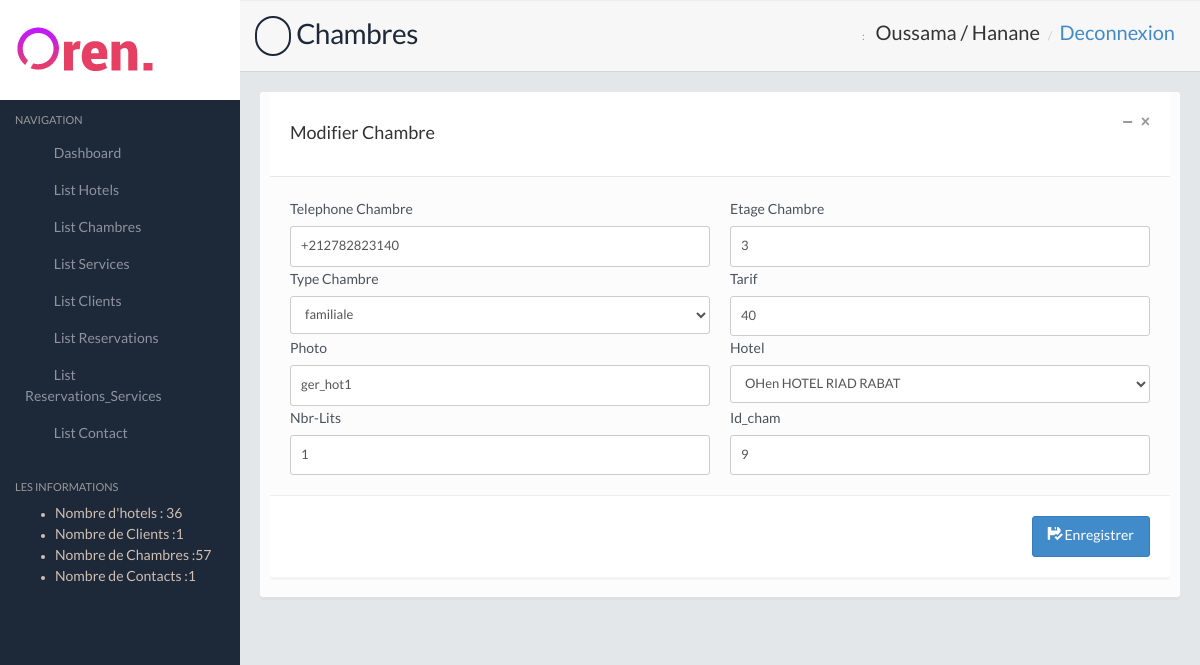
/admin/modif_chambre.php?id_cham=9, run on the app's committed database.
### tables this page shows
CREATE TABLE `chambre` (
  `Id_cham` int(11) NOT NULL,
  `Tele` varchar(30) NOT NULL,
  `Etage` int(11) NOT NULL,
  `Nbr_lits` int(11) NOT NULL,
  `Tarif_cham` float NOT NULL,
  `Nom_catg` varchar(50) NOT NULL,
  `photo` varchar(200) NOT NULL,
  `Nom_hotel` varchar(100) NOT NULL
);

### admin/modif_chambre.php (the view, shortened to what this page needs)
<?php
    include "includes/conx.php";
$id_cham=$_GET["id_cham"];
    $prepare=$pdo->query("select * from chambre where Id_cham='".$id_cham."'");
    $chambres=$prepare->fetchAll(PDO::FETCH_OBJ);
    $chambre=$chambres[0];
    $tele=$chambre->Tele;
    $id_cham=$chambre->Id_cham;
    $Etage=$chambre->Etage;
    $nbr_lits=$chambre->Nbr_lits;
    $tarif=$chambre->Tarif_cham;
    $nom_catg=$chambre->Nom_catg;
    $photo=$chambre->photo;
    $Nom_hotel=$chambre->Nom_hotel;
 ?>
<!DOCTYPE html>
<html lang="en">
    <head>
        <link href="css/style.default.css" rel="stylesheet">
    </head>
    <body>
        <section>
            <?php include  "includes/navigation.php"; ?>
            <div class="mainpanel">
                <div class="pageheader">
                    <h2><i class="fa fa-building-o"></i>Chambres</h2>
                    <div class="breadcrumb-wrapper">
                        <span class="label">:</span>
                        <ol class="breadcrumb">
                            <li class="active" style="font-size: 20px;">Oussama / Hanane</li>
                            <li><a href="login.php" style="font-size: 20px;">Deconnexion</a></li>
                        </ol>
                    </div>
                </div>
                <div class="contentpanel">
                    <div class="panel panel-default col-md-12">
                        <div class="panel-body panel-body-nopadding">
                            <form action="includes/actions.php" method="post">
                                <div class="panel panel-default">
                                <div class="panel-heading">
                                  <div class="panel-btns">
                                    <a href="" class="panel-close">&times;</a>
                                    <a href="" class="minimize">&minus;</a>
                                  </div>
                                  <h4 class="pael-title">Modifier Chambre</h4>
                                </div>
                                <div class="panel-body">
                                  <div class="row">
                                    <div class="col-sm-6">
                                      <div class="form-group">
                                        <label class="control-label">Telephone Chambre</label>
                                        <input type="text" name="telephone_chambre" value="<?php echo $tele; ?>"  class="form-control" />
                                      </div>
                                    </div>
                                    <div class="col-sm-6">
                                      <div class="form-group">
                                        <label class="control-label">Etage Chambre</label>
                                        <input type="text" name="etage_chambre" value="<?php echo $Etage; ?>" class="form-control" />
                                      </div>
                                    </div>
                                  </div>
                                  <div class="row">
                                    <div class="col-sm-6">
                                      <div class="form-group">
                                        <label class="control-label">Type Chambre</label>
                                        <select class="form-control" name="type_chambre">
                                           <option><?php echo $nom_catg; ?></option>
                                        </select>
                                      </div>
                                    </div>
                                    <div class="col-sm-6">
                                      <div class="form-group">
                                        <label class="control-label">Tarif</label>
                                        <input type="text" name="tarif" value="<?php echo $tarif; ?>" class="form-control" />
                                      </div>
                                    </div>
                                </div>
                                <div class="row">
                                    <div class="col-sm-6">
                                      <div class="form-group">
                                        <label class="control-label">Photo</label>
                                        <input type="text" name="photo" value="<?php echo $photo; ?>" class="form-control" />
                                      </div>
                                    </div>
                                    <div class="col-sm-6">
                                      <div class="form-group">
                                        <label class="control-label">Hotel</label>
                                        <select class="form-control" name="hotel">
                                          <option><?php echo $Nom_hotel; ?></option>
                                        </select>
                                      </div>
                                    </div>
                                </div>
                                <div class="row">
                                    <div class="col-sm-6">
                                      <div class="form-group">
                                        <label class="control-label">Nbr-Lits</label>
                                        <input type="text" name="Nbr-Lits" value="<?php echo $nbr_lits; ?>" class="form-control" />
                                      </div>
                                    </div>
                                    <div class="col-sm-6">
                                      <div class="form-group">
                                        <label class="control-label">Id_cham</label>
                                        <input type="label" name="Id_cham" class="form-control" value="<?php echo $id_cham; ?>" >
                                      </div>
                                    </div>
                                </div>
                                   </div>
                                <div class="panel-footer">
                                  <button class="btn btn-primary pull-right"><i class="glyphicon glyphicon-floppy-saved"></i> Enregistrer</button>
                                </div>
                              </div>
                            </form>
                        </div>
                    </div>
                </div>
            </div>
        </section>
    </body>
</html>

### admin/css/style.default.css (style rules this page uses)
body { background: #1d2939; font-family: 'LatoRegular', 'Lucida Grande', 'Lucida Sans Unicode', Helvetica, sans-serif !important; line-height: 21px; color: #636e7b; }
input,select,textarea { font-family: 'LatoRegular', 'Lucida Grande', 'Lucida Sans Unicode', Helvetica, sans-serif !important; color: #636e7b; }
h1,h2,h3,h4,h5 { font-family: 'LatoRegular', 'Lucida Grande', 'Lucida Sans Unicode', Helvetica, sans-serif; }
.mainpanel { margin-left: 240px; background: #e4e7ea; min-height: 1000px; }
.pageheader { padding: 15px; border-bottom: 1px solid #d3d7db; border-top: 1px solid #eee; background: #f7f7f7; position: relative; }
.pageheader h2 { font-size: 28px; color: #1D2939; letter-spacing: -0.5px; margin: 0; }
.pageheader .glyphicon, .pageheader .fa { font-size: 24px; margin-right: 5px; padding: 6px 7px; border: 2px solid #1D2939; -moz-border-radius: 50px; -webkit-border-radius: 50px; border-radius: 50px; }
.pageheader .breadcrumb-wrapper { position: absolute; top: 23px; right: 25px; }
.pageheader .breadcrumb-wrapper .label { color: #999; text-transform: uppercase; font-size: 11px; font-weight: normal; display: inline-block; }
.pageheader .breadcrumb { background: none; display: inline-block; padding: 0; }
.pageheader .breadcrumb li { font-size: 12px; }
.pageheader .breadcrumb li.active { color: #333; }
.contentpanel { padding: 20px; position: relative; }
.contentpanel::after { clear: both; display: block; content: ''; }
form .form-group:last-child { margin-bottom: 0; }

### data on the page
chambre: telephone_chambre "+212782823140", etage_chambre "3", type_chambre "familiale", tarif "40", photo "ger_hot1", hotel "OHen HOTEL RIAD RABAT", Nbr-Lits "1", Id_cham "9"

### other printed values
$hotels->nbr "36"
$client->nbr_cli "1"
$chambre->nbr_cham "57"
$contact->nbr_contact "1"
